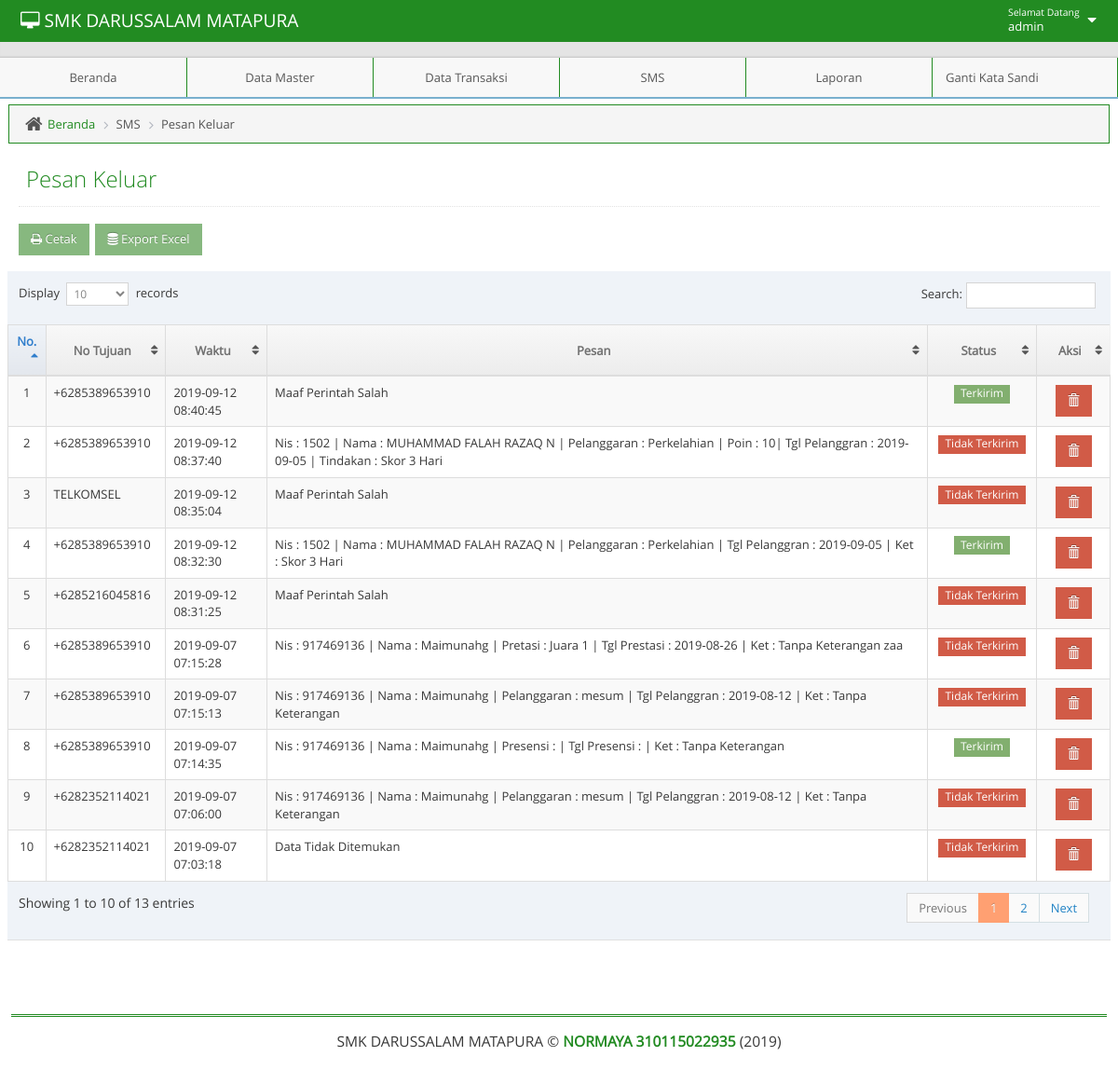
Page /admin/adminmainapp.php?unit=s_psnklr&act=datagrid (signed in) on the committed database.
### tables this page shows
CREATE TABLE IF NOT EXISTS `sentitems` (
  `UpdatedInDB` timestamp NOT NULL DEFAULT CURRENT_TIMESTAMP ON UPDATE CURRENT_TIMESTAMP,
  `InsertIntoDB` timestamp NOT NULL DEFAULT '0000-00-00 00:00:00',
  `SendingDateTime` timestamp NOT NULL DEFAULT '0000-00-00 00:00:00',
  `DeliveryDateTime` timestamp NULL DEFAULT NULL,
  `Text` text NOT NULL,
  `DestinationNumber` varchar(20) NOT NULL DEFAULT '',
  `Coding` enum('Default_No_Compression','Unicode_No_Compression','8bit','Default_Compression','Unicode_Compression') NOT NULL DEFAULT 'Default_No_Compression',
  `UDH` text NOT NULL,
  `SMSCNumber` varchar(20) NOT NULL DEFAULT '',
  `Class` int(11) NOT NULL DEFAULT '-1',
  `TextDecoded` text NOT NULL,
  `ID` int(10) unsigned NOT NULL DEFAULT '0',
  `SenderID` varchar(255) NOT NULL,
  `SequencePosition` int(11) NOT NULL DEFAULT '1',
  `Status` enum('SendingOK','SendingOKNoReport','SendingError','DeliveryOK','DeliveryFailed','DeliveryPending','DeliveryUnknown','Error') NOT NULL DEFAULT 'SendingOK',
  `StatusError` int(11) NOT NULL DEFAULT '-1',
  `TPMR` int(11) NOT NULL DEFAULT '-1',
  `RelativeValidity` int(11) NOT NULL DEFAULT '-1',
  `CreatorID` text NOT NULL,
  PRIMARY KEY (`ID`,`SequencePosition`),
  KEY `sentitems_date` (`DeliveryDateTime`),
  KEY `sentitems_tpmr` (`TPMR`),
  KEY `sentitems_dest` (`DestinationNumber`),
  KEY `sentitems_sender` (`SenderID`)
);

### admin/unit/s_psnklr.php (the view, shortened to what this page needs)
<?php
$act = $_GET['act'];
switch($act){
    case "datagrid":
        ?>
<?php
include("../admin/leftbar.php");
?>
<div class="main-content">
    <div class="main-content-inner">
	<div class="breadcrumbs ace-save-state" id="breadcrumbs">
            <ul class="breadcrumb">
                <li>
                    <i class="ace-icon fa fa-home home-icon"></i>
                    <a href="adminmainapp.php?unit=dashboard">Beranda</a>
                </li>
                <li>SMS</li>
		<li>Pesan Keluar</li>
            </ul>
	</div>
        <div class="page-content">
            <div class="page-header">
                <h1>Pesan Keluar
                </h1>
            </div>
			 <h1>
                    <a href="?unit=sl_psnkeluar">
                        <button class="btn btn-sm btn-success"><i class="fa fa-print"></i> Cetak</button>
                    </a>
					<a href="unit/sxp_psnkeluar.php">
                        <button class="btn btn-sm btn-success"><i class="fa fa-database"></i> Export Excel</button>
                    </a>
                </h1>
            <div class="row">
                <div class="col-xs-12">
                    <div class="row">
                        <div class="box box-primary">
                            <div class="box-body table-responsive padding">
                              <table id="datatable" class="table table-striped table-bordered table-hover">
                                <thead>
                                    <tr>
                                        <th style="width:50px; text-align: center">No.</th>
                                        <th style="width:130px; text-align: center">No Tujuan</th>
                                        <th style="width:130px; text-align: center">Waktu</th>
                                        <th style="width:800px; text-align: center">Pesan</th>
                                        <th style="width:100px;text-align: center">Status</th>
                                        <th style="width:100px; text-align: center">Aksi</th>
                                    </tr>
                                </thead>
                                <tbody>
                                    <?php $no=1;
                                    $qdatagrid =" SELECT * FROM sentitems ORDER BY SendingDateTime DESC ";
                                    $rdatagrid = mysqli_query($mysqli, $qdatagrid);
                                    while($ddatagrid=mysqli_fetch_assoc($rdatagrid)) {
										  $st="";
                            if($ddatagrid['Status']=='SendingError')
                            {
                                    $st='<span class="label label-danger">Tidak Terkirim</span>';
                            }
                            else if ($ddatagrid['Status']=='SendingOKNoReport')
                            {
                                    $st= '<span class="label label-success">Terkirim</span>';
                            }
										 echo "
                                        <tr>
                                             <td style= text-align:center>$no</td>
											  <td style= text-align:left  >$ddatagrid[DestinationNumber]</td>
                                             <td style= text-align:left  >$ddatagrid[SendingDateTime]</td>
                                             <td style= text-align:left  >$ddatagrid[TextDecoded]</td>
                                             <td style= text-align:center  >$st</td>
                                             <td style=text-align:center>
                                                 <a href=?unit=s_psnklr&act=delete&ID=$ddatagrid[ID] class='btn btn-sm btn-danger glyphicon glyphicon-trash' onclick='return confirm(\"Yakin Akan Menghapus Data?\")'></a>
                                             </td>
                                        </tr>
                                        ";
                                        $no++;
                                     }
                                     ?>
                                </tbody>
                                </table>
                            </div>
                        </div>
                    </div>
                </div>
            </div>
        </div>
    </div>
</div>
<?php
include("../admin/footer.php");
?>
	</body>
</html>
 <?php
        break;
}

### admin/navbar.php (shortened to what this page needs)
<body class="no-skin">
        <?php
         $qupdate = "SELECT * FROM  t_admin WHERE username = '".$_SESSION['username']."'";
        $rupdate = mysqli_query($mysqli, $qupdate);
        $dupdate = mysqli_fetch_assoc($rupdate);
        ?>
        <div id="navbar" class="navbar navbar-default ace-save-state">
            <div class="navbar-container ace-save-state" id="navbar-container">
            <div class="navbar-header pull-left">
                <a href="adminmainapp.php?unit=dashboard" class="navbar-brand"><small><i class="fa fa-desktop"></i>  SMK DARUSSALAM MATAPURA </small></a>
            </div>
            <div class="navbar-buttons navbar-header pull-right" role="navigation">
              <ul class="nav ace-nav">
                <li class="light-blue dropdown-modal">
                  <a data-toggle="dropdown" href="#" class="dropdown-toggle">
                    <span class="user-info"><small>Selamat Datang</small>  <?php echo $dupdate['username']; ?></span>
                    <i class="ace-icon fa fa-caret-down"></i>
                  </a>
                </li>
              </ul>
            </div>
        </div>
    </div>

### css/tentang/style.css (style rules this page uses)
html { font-family:sans-serif; -ms-text-size-adjust:100%; -webkit-text-size-adjust:100% }
body { margin:0 }
a { background-color:transparent }
h1 { font-size:2em; margin:.67em 0 }
small { font-size:80% }
button,input,optgroup,select,textarea { color:inherit; font:inherit; margin:0 }
button { overflow:visible }
button,select { text-transform:none }
button,html input[type=button],input[type=reset],input[type=submit] { -webkit-appearance:button; cursor:pointer }
table { border-collapse:collapse; border-spacing:0 }
td,th { padding:0 }
.border-box,article,body,code,dd,div,dl,dt,fieldset,footer,form,header,html,input[type=email],input[type=password],input[type=tel],input[type=text],input[type=url],li,main,ol,p,pre,section,textarea,ul { box-sizing:border-box }

### rows in the picture
sentitems: DestinationNumber "+6285389653910", SendingDateTime "2019-09-12 08:40:45", TextDecoded "Maaf Perintah Salah", shows "Terkirim"
sentitems: DestinationNumber "+6285389653910", SendingDateTime "2019-09-12 08:37:40", TextDecoded "Nis : 1502 | Nama : MUHAMMAD FALAH RAZAQ N | Pelanggaran : Perkelahian | Poin : 10| Tgl Pelanggran : 2019-09-05 | Tindakan : Skor 3 Hari", Status "Tidak Terkirim"
sentitems: DestinationNumber "TELKOMSEL", SendingDateTime "2019-09-12 08:35:04", TextDecoded "Maaf Perintah Salah", Status "Tidak Terkirim"
sentitems: DestinationNumber "+6285389653910", SendingDateTime "2019-09-12 08:32:30", TextDecoded "Nis : 1502 | Nama : MUHAMMAD FALAH RAZAQ N | Pelanggaran : Perkelahian | Tgl Pelanggran : 2019-09-05 | Ket : Skor 3 Hari", shows "Terkirim"
sentitems: DestinationNumber "+6285216045816", SendingDateTime "2019-09-12 08:31:25", TextDecoded "Maaf Perintah Salah", Status "Tidak Terkirim"
sentitems: DestinationNumber "+6285389653910", SendingDateTime "2019-09-07 07:15:28", TextDecoded "Nis : 917469136 | Nama : Maimunahg | Pretasi : Juara 1 | Tgl Prestasi : 2019-08-26 | Ket : Tanpa Keterangan zaa", Status "Tidak Terkirim"
sentitems: DestinationNumber "+6285389653910", SendingDateTime "2019-09-07 07:15:13", TextDecoded "Nis : 917469136 | Nama : Maimunahg | Pelanggaran : mesum | Tgl Pelanggran : 2019-08-12 | Ket : Tanpa Keterangan", Status "Tidak Terkirim"
sentitems: DestinationNumber "+6285389653910", SendingDateTime "2019-09-07 07:14:35", TextDecoded "Nis : 917469136 | Nama : Maimunahg | Presensi : | Tgl Presensi : | Ket : Tanpa Keterangan", shows "Terkirim"
sentitems: DestinationNumber "+6282352114021", SendingDateTime "2019-09-07 07:06:00", TextDecoded "Nis : 917469136 | Nama : Maimunahg | Pelanggaran : mesum | Tgl Pelanggran : 2019-08-12 | Ket : Tanpa Keterangan", Status "Tidak Terkirim"
sentitems: DestinationNumber "+6282352114021", SendingDateTime "2019-09-07 07:03:18", TextDecoded "Data Tidak Ditemukan", Status "Tidak Terkirim"

### other values in the picture
$dupdate['username'] "admin"
